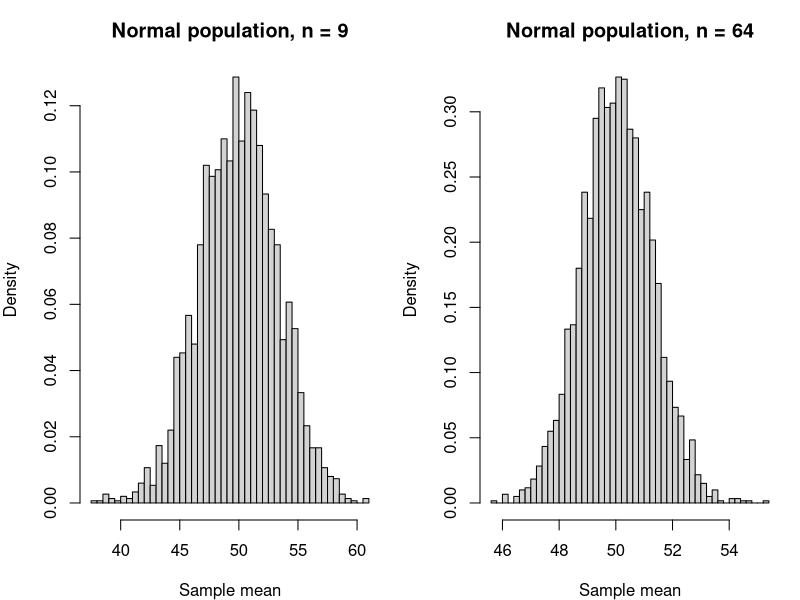
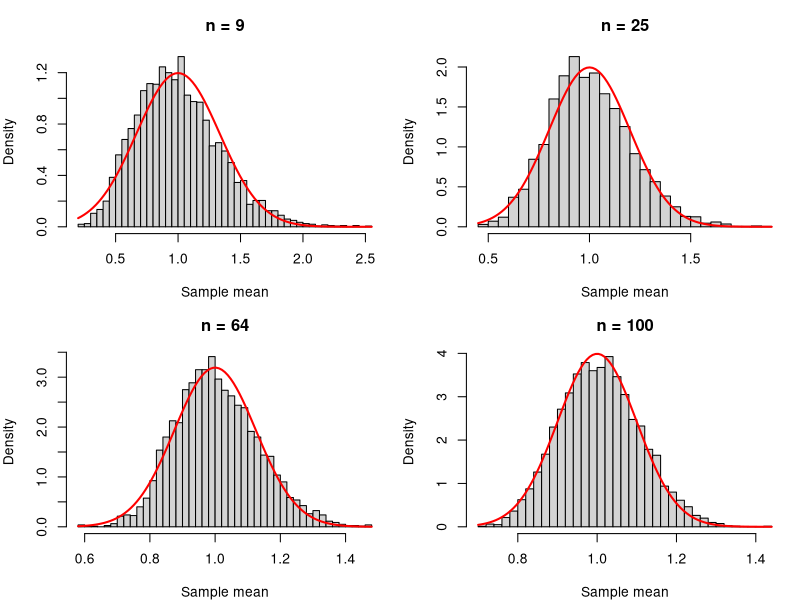

Source code (R) for these figures, in order:
## ---- chunk 1
knitr::opts_chunk$set(
  echo = TRUE,
  message = FALSE,
  warning = FALSE,
  comment = "",
  collapse = TRUE,
  fig.align = "center",
  fig.width = 6.5,
  fig.height = 4,
  fig.retina = 2
)
## ---- chunk 2
# Set a seed so the simulated population and sample means are reproducible.
set.seed(390)

# Generate a large population that is exactly normal with mean 50 and SD 10.
normal_pop <- rnorm(200000, mean = 50, sd = 10)

# Draw 3,000 samples of size 9 and compute each sample mean.
small_means <- replicate(3000, mean(sample(normal_pop, 9)))

# Draw 3,000 samples of size 64 and compute each sample mean.
large_means <- replicate(3000, mean(sample(normal_pop, 64)))

# Prepare a one-row, two-column plotting area.
par(mfrow = c(1, 2), mar = c(4, 4, 3, 1))

# Plot the sample means from the small samples. The shape should look normal
# because the population itself is normal, even though n = 9 is small.
hist(
  small_means,
  breaks = 35,
  freq = FALSE,
  main = "Normal population, n = 9",
  xlab = "Sample mean"
)

# Plot the sample means from the large samples. The distribution should also
# look normal, but it should be narrower because the standard error is smaller.
hist(
  large_means,
  breaks = 35,
  freq = FALSE,
  main = "Normal population, n = 64",
  xlab = "Sample mean"
)
## ---- chunk 3
# Set a seed so the simulation is reproducible.
set.seed(390)

# Generate a large strongly right-skewed population using an exponential
# distribution with rate 1. The population mean and standard deviation are
# both 1, but the population is far from normal.
skew_pop <- rexp(200000, rate = 1)

# Prepare a two-by-two plotting area for four sample sizes.
par(mfrow = c(2, 2), mar = c(4, 4, 3, 1))

# Repeat the sampling experiment for several sample sizes.
for (n in c(9, 25, 64, 100)) {
  # Draw 4,000 samples of size n and compute the mean of each sample.
  means <- replicate(4000, mean(sample(skew_pop, n, replace = TRUE)))

  # Plot the 4,000 sample means. This approximates the sampling distribution
  # of the sample mean for this sample size.
  hist(means, breaks = 40, freq = FALSE,
       main = paste("n =", n), xlab = "Sample mean")

  # Overlay the normal curve predicted by the CLT: mean 1 and standard
  # error 1/sqrt(n). Comparing the histogram to this curve shows how the
  # sampling distribution becomes more normal as n grows.
  curve(dnorm(x, mean = 1, sd = 1 / sqrt(n)), add = TRUE, col = "red", lwd = 2)
}
